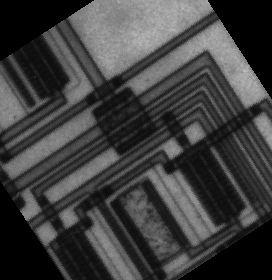
%> input picture Lab-5/assets/circuit_rotated.tif, 272 x 280 px
$ octave task3.m   (GNU Octave 9; MATLAB toolbox functions it lacks are replaced by stand-ins)
%> lines starting %> are read from the running program, lines starting %| are printed output that depends on the picture
clear all;
close all;

f = imread('assets/circuit_rotated.tif');
%> f is the input picture: size 280x272 uint8; min 0, max 191, mean 62.8
fEdge = edge(f,'Canny');
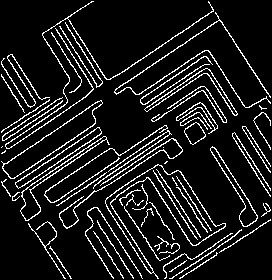
%> fEdge: size 280x272 logical; 10.8% white in thin lines or dots
figure(1)
montage({f,fEdge})
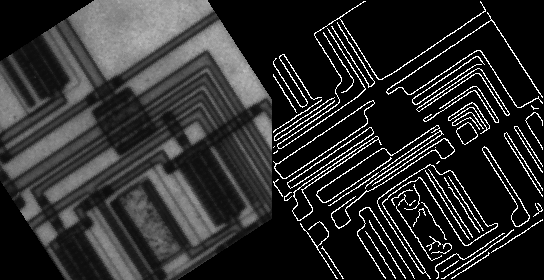
%> displayed picture: size 280x544, on the screen's scale of 0 to 255; min 0, max 255, mean 45.2

% Perform Hough Transform and plot count as image intensity
[H, theta, rho] = hough(fEdge);
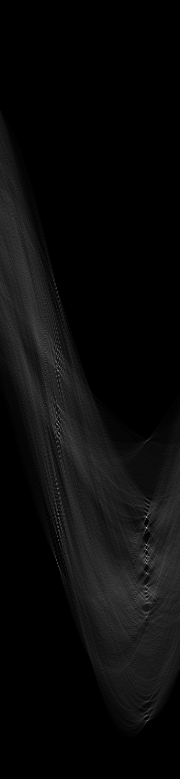
%> H: size 779x180 double; min 0, max 189, mean 10.6
%> theta = 180 values from -90 to 89; rho = 779 values from -389 to 389
figure(2)
imshow(H,[],'XData',theta,'YData', rho, ...
            'InitialMagnification','fit');
xlabel('theta'), ylabel('rho');
axis on, axis normal, hold on;

$ run again, with Lab-5/assets/circuit.tif copied over Lab-5/assets/circuit_rotated.tif
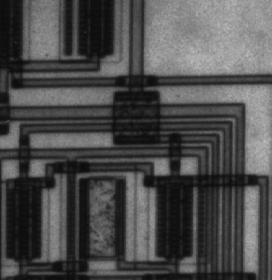
%> input picture Lab-5/assets/circuit.tif, 272 x 280 px
%> f is the input picture: size 280x272 uint8; min 12, max 191, mean 76.3
%> `fEdge = edge(f,'Canny');`:
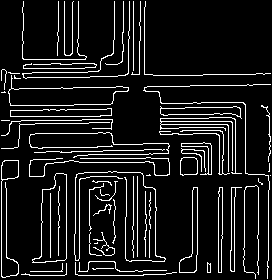
%> fEdge: size 280x272 logical; 10% white in thin lines or dots
%> `[H, theta, rho] = hough(fEdge);`:
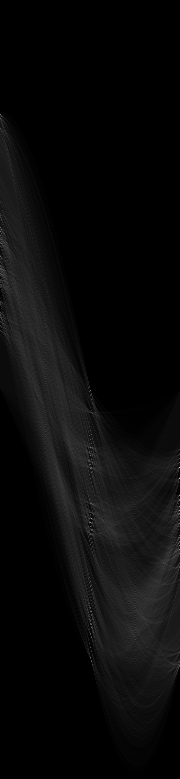
%> H: size 779x180 double; min 0, max 210, mean 9.8
%> theta = 180 values from -90 to 89; rho = 779 values from -389 to 389
